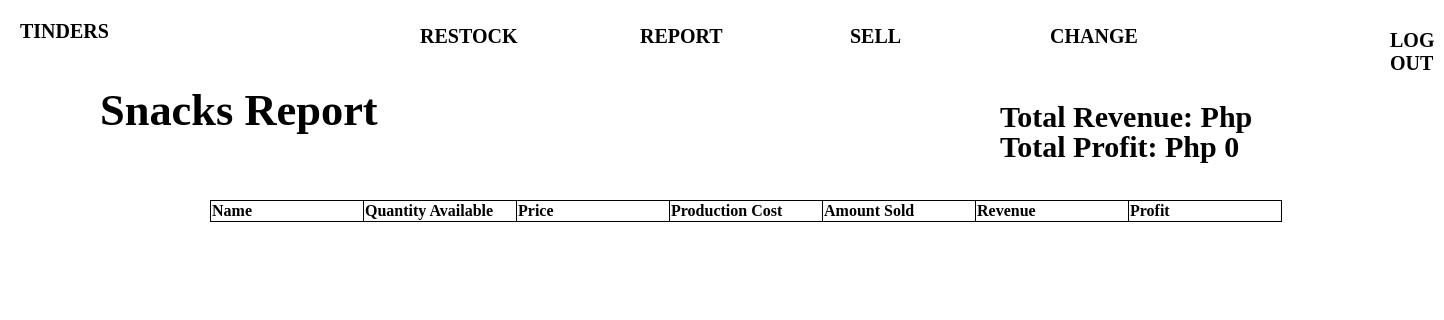
The page /Menu_Snacks.php on the database as committed earlier.
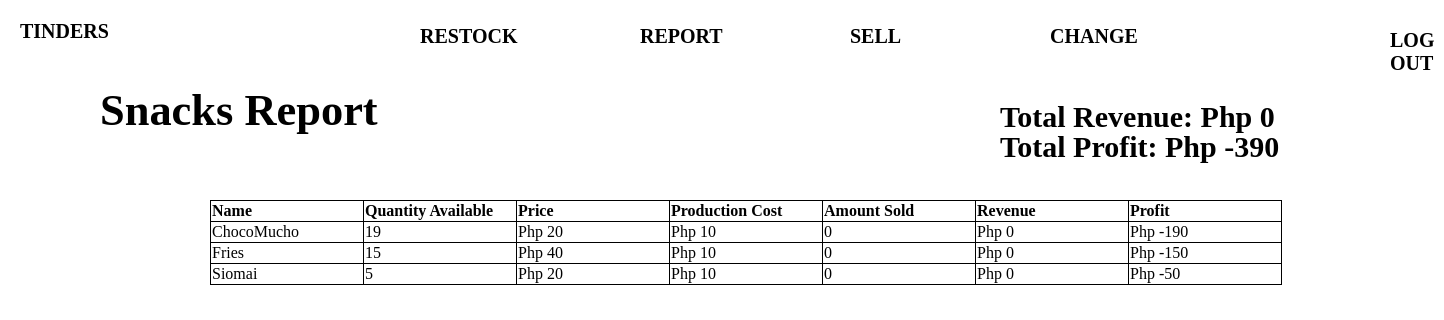
The same page on the database as committed later.
### tables this page shows
CREATE TABLE `products_snacks` (
  `id` int(11) NOT NULL,
  `name_product` text NOT NULL,
  `amount_product` int(11) NOT NULL,
  `price_product` int(11) NOT NULL,
  `production_cost` int(11) NOT NULL,
  `sold_product` int(11) NOT NULL,
  `revenue` int(11) NOT NULL
);

### Menu_Snacks.php (the view, shortened to what this page needs)
<?php
	$host = "localhost";
	$user = "root";
	$pass = "";
	$db = "tinders";
	$conn = new mysqli($host,$user,$pass,$db);
	$nameCollumn = "name_product";
	$stockCollumn = "amount_product";
	$priceCollumn = "price_product";
	$soldCollumn = "sold_product";
	$revenueCollumn = "revenue";
	$productionCollumn = "production_cost";
	$getProdsQuery = "SELECT * FROM products_snacks";
	$getProds = $conn->query($getProdsQuery);
		?>
<!DOCTYPE html>
<html>
<head>
<body>
	<a href = "Home.php" id = "TindersTitle">TINDERS</a>
	<a href = "Restock_Categories.php" id = "RRestock"> RESTOCK </a>
	<a href = "Menu_Categories.php" id = "RMenu"> REPORT </a>
	<a href = "Sell_Categories.php" id = "RSell"> SELL </a>
	<a href = "ChangeStock_Categories.php" id = "RChange">CHANGE</a>
	<a href = "logout.php" id = "RLogout"> LOG OUT</a>
	<p id = "SnacksMenuLabel"> Snacks Report</p>
	<table id = "SnacksTable">
		<tr>
			<th>Name </th>
			<th>Quantity Available</th>
			<th>Price</th>
			<th>Production Cost</th>
			<th>Amount Sold</th>
			<th>Revenue</th>
			<th>Profit</th>
		</tr>
			<?php
			if ($getProds) {
				while ($row=mysqli_fetch_array($getProds)) {
					$prodName=$row["$nameCollumn"];
					$prodStock = $row["$stockCollumn"];
					$prodPrice = $row["$priceCollumn"];
					$prodCost = $row["$productionCollumn"];
					$prodSold = $row["$soldCollumn"];
					$prodRev = $row["$revenueCollumn"];
					$prodProf = $prodRev - (($prodStock + $prodSold) * $prodCost);
					echo "<tr>
					<td>$prodName</td>
					<td>$prodStock</td>
					<td>Php $prodPrice</td>
					<td>Php $prodCost</td>
					<td>$prodSold</td>
					<td>Php $prodRev</td>
					<td>Php $prodProf</td>
					</tr>";
				}
			}
		?>
	</table>
	<?php
	$totalRevQuery = "SELECT SUM(revenue) AS value_rev FROM products_snacks";
	$totalRevQueryResult = mysqli_query($conn, $totalRevQuery);
	$revValues = mysqli_fetch_assoc($totalRevQueryResult);
	$legitRev = $revValues['value_rev'];
	$totalProdCostQuery = "SELECT SUM((sold_product + amount_product) * production_cost) AS prod_cost FROM products_snacks";
	$totalProdCostQueryResult = mysqli_query($conn, $totalProdCostQuery);
	$costValues = mysqli_fetch_assoc($totalProdCostQueryResult);
	$legitCost = $costValues['prod_cost'];
	$snacksProfit = $legitRev - $legitCost;
	echo "<p id = 'TotalRev'> Total Revenue: Php $legitRev</p>
		  <p id = 'TotalProf'> Total Profit: Php $snacksProfit </p>";
	?>
</body>
</html>

### Menu_Snacks.php (style rules this page uses)
a { color: black; }
#TindersTitle { position: absolute; font-size: 20px; font-family: raleway; font-weight: bold; left: 20px; top: 20px; text-decoration: none; }
#RRestock { font-size: 20px; position: absolute; top: 25px; left: 420px; text-decoration: none; font-family: raleway; font-weight: bold; }
a:link { color: black; }
#RMenu { font-size: 20px; position: absolute; top: 25px; left: 640px; text-decoration: none; font-family: raleway; font-weight: bold; }
#RSell { font-size: 20px; position: absolute; top: 25px; left: 850px; text-decoration: none; font-family: raleway; font-weight: bold; }
#RChange { font-size: 20px; position: absolute; top: 25px; left: 1050px; text-decoration: none; font-family: raleway; font-weight: bold; }
#RLogout { font-size: 20px; position: absolute; left: 1390px; top: 29px; text-decoration: none; font-family: raleway; font-weight: bold; }
#SnacksTable { table-layout: fixed; position: absolute; font-family: raleway; top: 200px; left: 210px; border-collapse: collapse; }
#SnacksMenuLabel { position: absolute; font-size: 44.43px; left: 100px; top: 40px; font-family: raleway; font-weight: bold; }
th, td { width: 150px; text-align: left; }
th { border-collapse: collapse; border-style: solid; border-color: black; border-width: 1px; }
td { border-style: solid; border-color: black; border-width: 1px; }
#TotalProf { font-family: raleway; font-size: 30px; font-weight: bold; position: absolute; left: 1000px; top: 100px; }
#TotalRev { font-family: raleway; font-size: 30px; font-weight: bold; position: absolute; left: 1000px; top: 70px; }

Rows that differ between the two databases and show on the page:
added products_snacks: name_product "ChocoMucho", amount_product "19", price_product "20", production_cost "10", sold_product "0", revenue "0", prodProf "-190"
added products_snacks: name_product "Fries", amount_product "15", price_product "40", production_cost "10", sold_product "0", revenue "0", prodProf "-150"
added products_snacks: name_product "Siomai", amount_product "5", price_product "20", production_cost "10", sold_product "0", revenue "0", prodProf "-50"
Other text that changed with them:
$legitRev: (not shown) → "0"
$snacksProfit: "0" → "-390"
